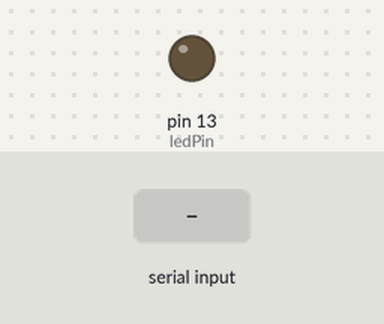
Bench run of a sketch on a simulated Arduino Uno, built with avr-gcc and run on an emulated ATmega328P. On the bench: output pins drawn as LEDs (lit = HIGH). The inputs (shaded band) are chosen by the test bench.

Above: at 1.2 s.
1.3 s: "o" received over Serial
At 2.1 s:
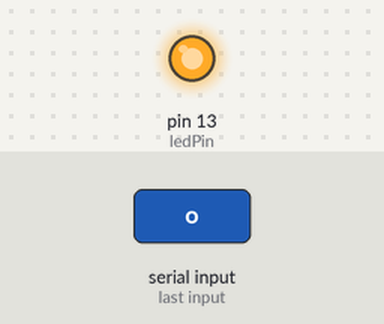
2.8 s: "f" received over Serial
At 3.3 s:
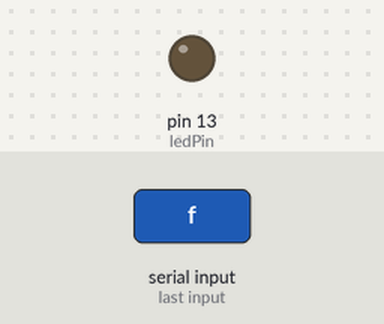
Timing chart, 0 to 5.8 s (numbered marks = the images above; inputs shaded):
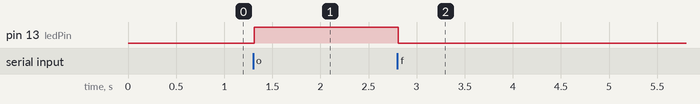

The sketch:

get_serial_commands.ino
```cpp
int ledPin = 13;


void setup()
{
  Serial.begin(115200);
  Serial.setTimeout(10);

  pinMode(ledPin, OUTPUT);
}

int forward = 0;

void loop()
{
  String str = read_command();

  if(str == "o") {
    digitalWrite(ledPin, HIGH);
  }
  if(str == "f") {
    digitalWrite(ledPin, LOW);
  }
}

String read_command() {
  String str;
  str = Serial.readString();
  return str;
}

void add_commands(String str) {
  if((str == "w" || str == "W") && forward < 6000) {
    forward += 200;
  }
  if((str == "w" || str == "W") && forward > -6000) {
    forward += 200;
  }
  if((str == "p" || str == "P") && forward < 6000) {
    forward = 0;
  }
}
```

Measured:
- after the input at 1.3 s, pin 13 (ledPin): LOW → HIGH at once
- after the input at 2.8 s, pin 13 (ledPin): HIGH → LOW at once
